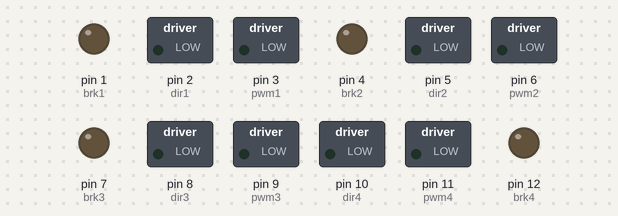
A sketch run on a simulated Arduino Uno, built with avr-gcc and run on an emulated ATmega328P. On the bench: switched loads named in the sketch (green lamp = pin HIGH), output pins drawn as LEDs (lit = HIGH). At 19.0 s the program stops and its outputs stay as they are.

Above: at 0.1 s.
At 3.1 s:
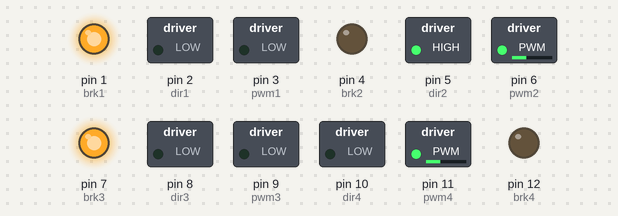
At 10.1 s:
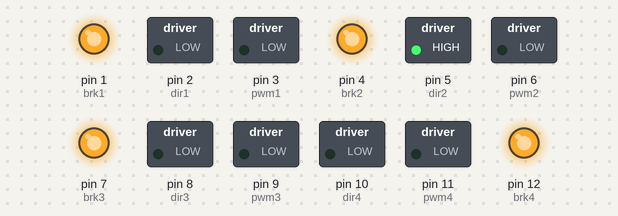
At 11.1 s:
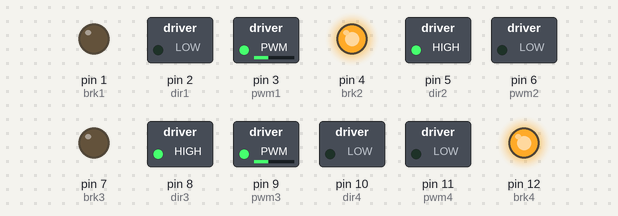
At 16.1 s:
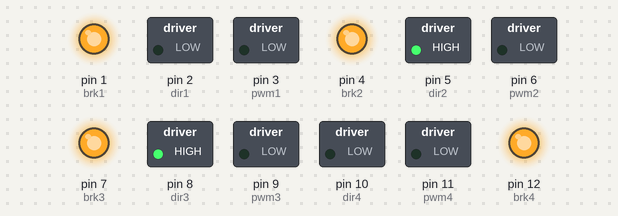
Timing chart, 0 to 17.6 s (numbered marks = the images above):
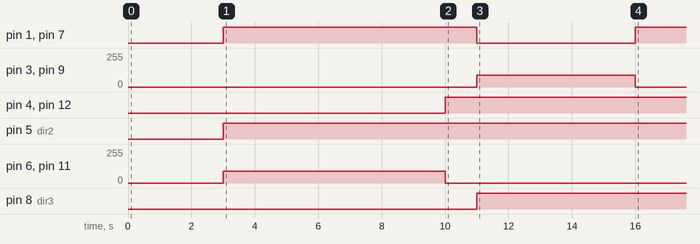

The sketch:

omni_pnumatics_L_delay.ino
```cpp
#define dir1 2  //MOTOR 1 (FL)
#define pwm1 3
#define brk1 1

#define dir2 5  //MOTOR 2 (FR)
#define pwm2 6
#define brk2 4

#define dir3 8  //MOTOR 3 (BR)
#define pwm3 9
#define brk3 7

#define dir4 10  //MOTOR 4 (BL)
#define pwm4 11
#define brk4 12

#define pwm5 13


void ishan()
{
  digitalWrite(brk1,HIGH);
  analogWrite(pwm1,0);

  digitalWrite(brk3,HIGH);
  analogWrite(pwm3,0);

  digitalWrite(brk2,LOW);
  analogWrite(pwm2,90);
  digitalWrite(dir2,LOW);

  digitalWrite(brk4,LOW);
  analogWrite(pwm4,90);
  digitalWrite(dir4,HIGH);

}


void nairutya()
{
  digitalWrite(brk1,HIGH);
  analogWrite(pwm1,0);

  digitalWrite(brk3,HIGH);
  analogWrite(pwm3,0);

  digitalWrite(brk2,LOW);
  analogWrite(pwm2,90);
  digitalWrite(dir2,HIGH);

  digitalWrite(brk4,LOW);
  analogWrite(pwm4,90);
  digitalWrite(dir4,LOW);
}

void freeze()
{
  digitalWrite(brk1,HIGH);
  analogWrite(pwm1,0);
  digitalWrite(brk2,HIGH);
  analogWrite(pwm2,0);
  digitalWrite(brk3,HIGH);
  analogWrite(pwm3,0);
  digitalWrite(brk4,HIGH);
  analogWrite(pwm4,0);
}


void vayavy()
{
  digitalWrite(brk2,HIGH);
  analogWrite(pwm2,0);

  digitalWrite(brk4,HIGH);
  analogWrite(pwm4,0);

  digitalWrite(brk1,LOW);
  analogWrite(pwm1,90);
  digitalWrite(dir1,LOW);

  digitalWrite(brk3,LOW);
  analogWrite(pwm3,90);
  digitalWrite(dir3,HIGH);
}


void setup()
{

 for(byte i=1;i<=12;i++)
    pinMode(i,OUTPUT);
 }

void loop()
{
 delay(3000);
 nairutya();
 delay(7000);

 freeze();
 delay(1000);

 vayavy();
 delay(5000);

 freeze();
 delay(2000);

 digitalWrite(pwm5,HIGH);
 delay(1000);

 digitalWrite(pwm5,LOW);

 freeze();
 while(1);

 }
```

Measured:
- by itself, pin 1 (brk1), pin 7 (brk3): LOW → HIGH at 3.0 s, → LOW 8.0 s later, → HIGH 5.0 s later
- by itself, pin 3 (pwm1), pin 9 (pwm3): 0/255 → 90/255 at 11.0 s, → 0/255 5.0 s later
- by itself, pin 4 (brk2), pin 12 (brk4): LOW → HIGH at 10.0 s
- by itself, pin 5 (dir2): LOW → HIGH at 3.0 s
- by itself, pin 6 (pwm2), pin 11 (pwm4): 0/255 → 90/255 at 3.0 s, → 0/255 7.0 s later
- by itself, pin 8 (dir3): LOW → HIGH at 11.0 s
